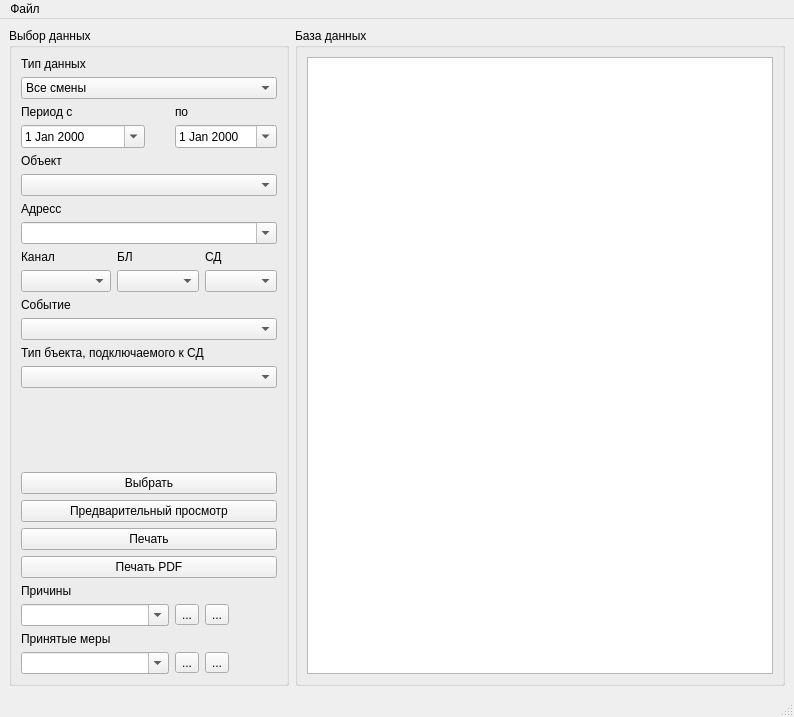
<?xml version="1.0" encoding="UTF-8"?>
<ui version="4.0">
 <class>MainWindowDB</class>
 <widget class="QMainWindow" name="MainWindowDB">
  <property name="geometry">
   <rect>
    <x>0</x>
    <y>0</y>
    <width>794</width>
    <height>717</height>
   </rect>
  </property>
  <property name="windowTitle">
   <string>MainWindowDB</string>
  </property>
  <widget class="QWidget" name="centralwidget">
   <layout class="QHBoxLayout" name="horizontalLayout">
    <item>
     <widget class="QGroupBox" name="groupBox">
      <property name="title">
       <string>Выбор данных</string>
      </property>
      <layout class="QGridLayout" name="gridLayout">
       <item row="14" column="0" colspan="6">
        <widget class="QComboBox" name="comboBox_9"/>
       </item>
       <item row="18" column="0" colspan="6">
        <widget class="QPushButton" name="pushButton_3">
         <property name="text">
          <string>Печать</string>
         </property>
        </widget>
       </item>
       <item row="3" column="4" colspan="2">
        <widget class="QDateEdit" name="dateEdit_2">
         <property name="calendarPopup">
          <bool>true</bool>
         </property>
        </widget>
       </item>
       <item row="16" column="0" colspan="6">
        <widget class="QPushButton" name="pushButton">
         <property name="text">
          <string>Выбрать</string>
         </property>
        </widget>
       </item>
       <item row="17" column="0" colspan="6">
        <widget class="QPushButton" name="pushButton_2">
         <property name="text">
          <string>Предварительный просмотр</string>
         </property>
        </widget>
       </item>
       <item row="6" column="0" colspan="6">
        <widget class="QLabel" name="label_12">
         <property name="text">
          <string>Адресс </string>
         </property>
        </widget>
       </item>
       <item row="10" column="2" colspan="3">
        <widget class="QComboBox" name="comboBox_7"/>
       </item>
       <item row="3" column="0" colspan="3">
        <widget class="QDateEdit" name="dateEdit">
         <property name="calendarPopup">
          <bool>true</bool>
         </property>
        </widget>
       </item>
       <item row="12" column="0" colspan="6">
        <widget class="QComboBox" name="comboBox_3"/>
       </item>
       <item row="2" column="4">
        <widget class="QLabel" name="label_3">
         <property name="text">
          <string>по</string>
         </property>
        </widget>
       </item>
       <item row="11" column="0" colspan="2">
        <widget class="QLabel" name="label_5">
         <property name="text">
          <string>Событие</string>
         </property>
        </widget>
       </item>
       <item row="8" column="5">
        <widget class="QLabel" name="label_10">
         <property name="text">
          <string>СД</string>
         </property>
        </widget>
       </item>
       <item row="23" column="5">
        <widget class="QToolButton" name="toolButtonRemoveTakenMeasures">
         <property name="text">
          <string>...</string>
         </property>
        </widget>
       </item>
       <item row="15" column="1">
        <spacer name="verticalSpacer">
         <property name="orientation">
          <enum>Qt::Vertical</enum>
         </property>
         <property name="sizeHint" stdset="0">
          <size>
           <width>20</width>
           <height>48</height>
          </size>
         </property>
        </spacer>
       </item>
       <item row="0" column="0" colspan="2">
        <widget class="QLabel" name="label">
         <property name="text">
          <string>Тип данных</string>
         </property>
        </widget>
       </item>
       <item row="10" column="0" colspan="2">
        <widget class="QComboBox" name="comboBox_6"/>
       </item>
       <item row="8" column="2" colspan="2">
        <widget class="QLabel" name="label_9">
         <property name="text">
          <string>БЛ</string>
         </property>
        </widget>
       </item>
       <item row="4" column="0" colspan="2">
        <widget class="QLabel" name="label_4">
         <property name="text">
          <string>Объект</string>
         </property>
        </widget>
       </item>
       <item row="2" column="0" colspan="2">
        <widget class="QLabel" name="label_2">
         <property name="text">
          <string>Период с</string>
         </property>
        </widget>
       </item>
       <item row="8" column="0" colspan="2">
        <widget class="QLabel" name="label_8">
         <property name="text">
          <string>Канал</string>
         </property>
        </widget>
       </item>
       <item row="13" column="0" colspan="6">
        <widget class="QLabel" name="label_11">
         <property name="text">
          <string>Тип бъекта, подключаемого к СД</string>
         </property>
        </widget>
       </item>
       <item row="5" column="0" colspan="6">
        <widget class="QComboBox" name="comboBox_2"/>
       </item>
       <item row="1" column="0" colspan="6">
        <widget class="QComboBox" name="comboBox">
         <item>
          <property name="text">
           <string>Все смены</string>
          </property>
         </item>
         <item>
          <property name="text">
           <string>По параметрам</string>
          </property>
         </item>
        </widget>
       </item>
       <item row="23" column="4">
        <widget class="QToolButton" name="toolButtonAddTakenMeasures">
         <property name="text">
          <string>...</string>
         </property>
        </widget>
       </item>
       <item row="10" column="5">
        <widget class="QComboBox" name="comboBox_8"/>
       </item>
       <item row="21" column="4">
        <widget class="QToolButton" name="toolButtonAddReason">
         <property name="text">
          <string>...</string>
         </property>
        </widget>
       </item>
       <item row="7" column="0" colspan="6">
        <widget class="QComboBox" name="comboBox_4">
         <property name="enabled">
          <bool>true</bool>
         </property>
         <property name="editable">
          <bool>true</bool>
         </property>
        </widget>
       </item>
       <item row="21" column="5">
        <widget class="QToolButton" name="toolButtonRemoveReason">
         <property name="text">
          <string>...</string>
         </property>
        </widget>
       </item>
       <item row="19" column="0" colspan="6">
        <widget class="QPushButton" name="pushButton_4">
         <property name="text">
          <string>Печать PDF</string>
         </property>
        </widget>
       </item>
       <item row="20" column="0" colspan="2">
        <widget class="QLabel" name="label_6">
         <property name="text">
          <string>Причины</string>
         </property>
        </widget>
       </item>
       <item row="21" column="0" colspan="4">
        <widget class="QComboBox" name="comboBoxReason">
         <property name="editable">
          <bool>true</bool>
         </property>
        </widget>
       </item>
       <item row="22" column="0" colspan="2">
        <widget class="QLabel" name="label_7">
         <property name="text">
          <string>Принятые меры</string>
         </property>
        </widget>
       </item>
       <item row="23" column="0" colspan="4">
        <widget class="QComboBox" name="comboBoxTakenMeasures">
         <property name="editable">
          <bool>true</bool>
         </property>
        </widget>
       </item>
      </layout>
     </widget>
    </item>
    <item>
     <widget class="QGroupBox" name="groupBox_2">
      <property name="title">
       <string>База данных</string>
      </property>
      <layout class="QVBoxLayout" name="verticalLayout">
       <item>
        <widget class="QTableView" name="tableView">
         <property name="editTriggers">
          <set>QAbstractItemView::AllEditTriggers</set>
         </property>
         <property name="selectionMode">
          <enum>QAbstractItemView::SingleSelection</enum>
         </property>
         <property name="selectionBehavior">
          <enum>QAbstractItemView::SelectRows</enum>
         </property>
        </widget>
       </item>
      </layout>
     </widget>
    </item>
   </layout>
  </widget>
  <widget class="QMenuBar" name="menubar">
   <property name="geometry">
    <rect>
     <x>0</x>
     <y>0</y>
     <width>794</width>
     <height>22</height>
    </rect>
   </property>
   <widget class="QMenu" name="menu">
    <property name="title">
     <string>Файл</string>
    </property>
    <addaction name="action"/>
   </widget>
   <addaction name="menu"/>
  </widget>
  <widget class="QStatusBar" name="statusbar"/>
  <action name="action">
   <property name="text">
    <string>Выход</string>
   </property>
  </action>
 </widget>
 <resources/>
 <connections>
  <connection>
   <sender>comboBox</sender>
   <signal>currentIndexChanged(QString)</signal>
   <receiver>pushButton</receiver>
   <slot>click()</slot>
   <hints>
    <hint type="sourcelabel">
     <x>142</x>
     <y>79</y>
    </hint>
    <hint type="destinationlabel">
     <x>142</x>
     <y>427</y>
    </hint>
   </hints>
  </connection>
  <connection>
   <sender>dateEdit</sender>
   <signal>dateChanged(QDate)</signal>
   <receiver>pushButton</receiver>
   <slot>click()</slot>
   <hints>
    <hint type="sourcelabel">
     <x>75</x>
     <y>124</y>
    </hint>
    <hint type="destinationlabel">
     <x>142</x>
     <y>427</y>
    </hint>
   </hints>
  </connection>
  <connection>
   <sender>dateEdit_2</sender>
   <signal>dateChanged(QDate)</signal>
   <receiver>pushButton</receiver>
   <slot>click()</slot>
   <hints>
    <hint type="sourcelabel">
     <x>213</x>
     <y>124</y>
    </hint>
    <hint type="destinationlabel">
     <x>142</x>
     <y>427</y>
    </hint>
   </hints>
  </connection>
  <connection>
   <sender>comboBox_2</sender>
   <signal>currentIndexChanged(QString)</signal>
   <receiver>pushButton</receiver>
   <slot>click()</slot>
   <hints>
    <hint type="sourcelabel">
     <x>142</x>
     <y>169</y>
    </hint>
    <hint type="destinationlabel">
     <x>142</x>
     <y>427</y>
    </hint>
   </hints>
  </connection>
  <connection>
   <sender>comboBox_6</sender>
   <signal>currentIndexChanged(QString)</signal>
   <receiver>pushButton</receiver>
   <slot>click()</slot>
   <hints>
    <hint type="sourcelabel">
     <x>62</x>
     <y>214</y>
    </hint>
    <hint type="destinationlabel">
     <x>142</x>
     <y>427</y>
    </hint>
   </hints>
  </connection>
  <connection>
   <sender>comboBox_7</sender>
   <signal>currentIndexChanged(QString)</signal>
   <receiver>pushButton</receiver>
   <slot>click()</slot>
   <hints>
    <hint type="sourcelabel">
     <x>148</x>
     <y>214</y>
    </hint>
    <hint type="destinationlabel">
     <x>142</x>
     <y>427</y>
    </hint>
   </hints>
  </connection>
  <connection>
   <sender>comboBox_8</sender>
   <signal>currentIndexChanged(QString)</signal>
   <receiver>pushButton</receiver>
   <slot>click()</slot>
   <hints>
    <hint type="sourcelabel">
     <x>228</x>
     <y>214</y>
    </hint>
    <hint type="destinationlabel">
     <x>142</x>
     <y>427</y>
    </hint>
   </hints>
  </connection>
  <connection>
   <sender>comboBox_3</sender>
   <signal>currentIndexChanged(QString)</signal>
   <receiver>pushButton</receiver>
   <slot>click()</slot>
   <hints>
    <hint type="sourcelabel">
     <x>142</x>
     <y>259</y>
    </hint>
    <hint type="destinationlabel">
     <x>142</x>
     <y>427</y>
    </hint>
   </hints>
  </connection>
  <connection>
   <sender>comboBox_9</sender>
   <signal>currentIndexChanged(QString)</signal>
   <receiver>pushButton</receiver>
   <slot>click()</slot>
   <hints>
    <hint type="sourcelabel">
     <x>142</x>
     <y>304</y>
    </hint>
    <hint type="destinationlabel">
     <x>142</x>
     <y>427</y>
    </hint>
   </hints>
  </connection>
  <connection>
   <sender>comboBox_4</sender>
   <signal>currentTextChanged(QString)</signal>
   <receiver>pushButton</receiver>
   <slot>click()</slot>
   <hints>
    <hint type="sourcelabel">
     <x>142</x>
     <y>214</y>
    </hint>
    <hint type="destinationlabel">
     <x>142</x>
     <y>398</y>
    </hint>
   </hints>
  </connection>
 </connections>
</ui>
